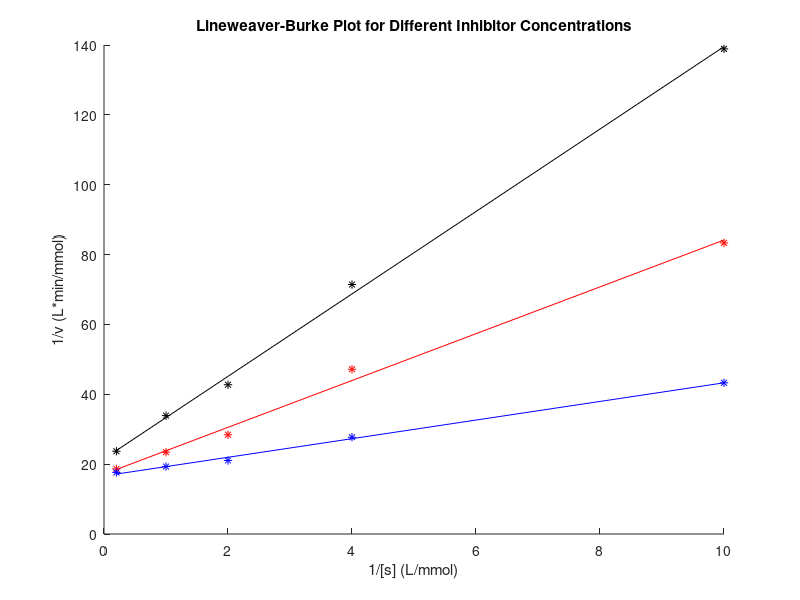

Write MATLAB code to recreate this figure.
hold on

a=[0.1 0.25 0.5 1.0 5.0];

x=[.0072 .014 .0234 .0295 .0422]; %BLACK

y=[.0120 .0212 .0352 .0427 .0537]; %RED
z=[.0231 .0361 .0475 .0518 .0567]; %BLUE

for i=1:1:5
a(i)=1/(a(i));
x(i)=(1/x(i));
y(i)=(1/y(i));
z(i)=(1/z(i));
end

ylabel('1/v (L*min/mmol)')
xlabel('1/[s] (L/mmol)')
title('Lineweaver-Burke Plot for Different Inhibitor Concentrations')

plot(a,x,'k*') %1/2vmax=0.095 km= 0.043 vmax=0.19
plot(a,y,'r*') %vmax= .185 1/2vmax = .0925 km=0.09
plot(a,z,'b*') %vmax=0.090 1/2vmax=0.045 km=0.05

Fit = polyfit(a,x,1);
INTercept=Fit(2);
disp(INTercept);
f=(polyval(Fit,a));
plot(a,f,'k');

Fit = polyfit(a,y,1);
INTercept=Fit(2);
disp(INTercept);
f=(polyval(Fit,a));
plot(a,f,'r')

Fit = polyfit(a,z,1);
INTercept=Fit(2);
disp(INTercept);
f=(polyval(Fit,a));
plot(a,f,'b');

hold off